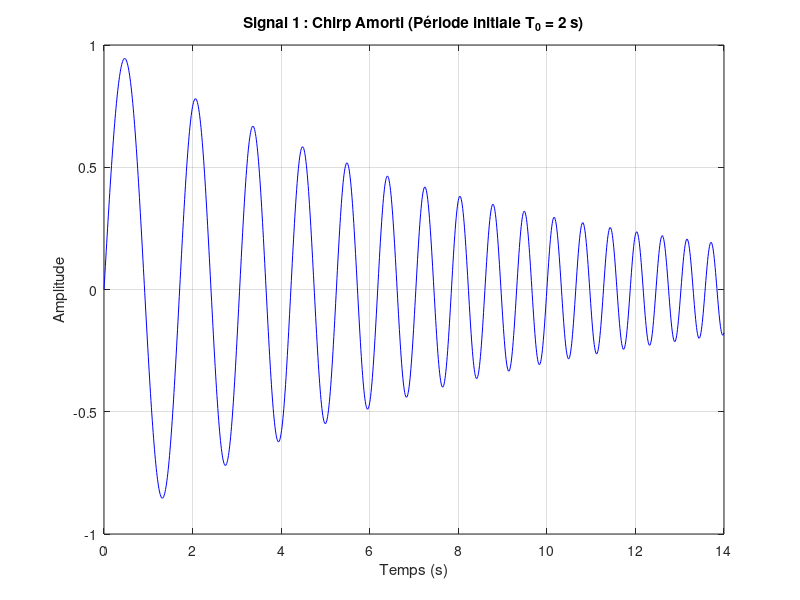
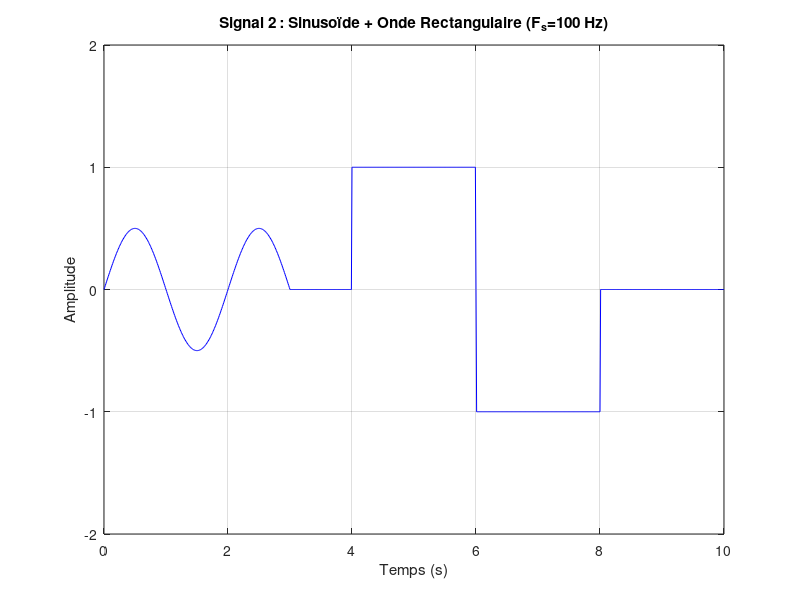

Reproduce these figures in MATLAB, in order.
%% Expérience 6 : Génération des Signaux avec Ts = 10 ms (Fs = 100 Hz)

clc;        % Nettoie la fenêtre de commande
clear;      % Supprime toutes les variables de l'espace de travail
close all;  % Ferme toutes les figures ouvertes

% --- Paramètres d'Échantillonnage ---
Ts = 10 / 1000; % Période d'échantillonnage (10 ms = 0.01 s)

% =========================================================================
%% Signal 1 (Gauche) : Chirp Amorti
% Intervalle : [0, 14] secondes
T_start_1 = 0;
T_end_1 = 14;
t1 = T_start_1 : Ts : T_end_1;

% Modèle MIS À JOUR : y(t) = e^(-0.12t) * sin(2*pi * (0.5 + 0.05*t) * t)
% Fréquence initiale = 0.5 Hz (Période initiale = 2 s).
% Taux de balayage réduit à 0.05 pour que la première oscillation ne soit pas affectée.
amplitude_damp = exp(-0.12 * t1);

% Fréquence instantanée : 0.5 (initiale) + 0.05*t (balayage réduit)
frequency_sweep = (0.5 + 0.05 * t1); 

y1 = amplitude_damp .* sin(2 * pi * frequency_sweep .* t1);

% Tracé du Signal 1
figure('Name', 'Expérience 6 - Signal 1 (Chirp Amorti) - Période Initiale 2s');
plot(t1, y1, 'b-');
title('Signal 1 : Chirp Amorti (Période initiale T_{0} = 2 s)');
xlabel('Temps (s)');
ylabel('Amplitude');
ylim([-1, 1]); 
grid on;

% =========================================================================
%% Signal 2 (Droite) : Combinaison de Sinusoïde et Onde Rectangulaire
% Intervalle : [0, 10] secondes
T_start_2 = 0;
T_end_2 = 10;
t2 = T_start_2 : Ts : T_end_2;
N2 = length(t2);

% Initialisation du signal à zéro
y2 = zeros(1, N2);

% --- 1. Composante Sinusoïde (Actif sur [0, 3]) ---
idx_sin = (t2 >= 0) & (t2 <= 3);
% 0.5 * sin(pi*t) -> T=2s, F=0.5Hz, A=0.5
y2(idx_sin) = y2(idx_sin) + 0.5 * sin(pi * t2(idx_sin));

% --- 2. Composante Onde Rectangulaire (Segments carrés) ---
% Segment 1 : Amplitude = 1.0 sur [4, 6]
idx_rect1 = (t2 >= 4) & (t2 <= 6);
y2(idx_rect1) = y2(idx_rect1) + 1.0;

% Segment 2 : Amplitude = -1.0 sur [6, 8]
idx_rect2 = (t2 >= 6) & (t2 <= 8);
y2(idx_rect2) = y2(idx_rect2) - 1.0;

% Segment 3 : Amplitude = 0 sur les autres intervalles impliquant l'onde carrée.
% Le signal sinusoïdal est déjà inclus.

% Tracé du Signal 2
figure('Name', 'Expérience 6 - Signal 2 (Combiné)');
plot(t2, y2, 'b-');
title('Signal 2 : Sinusoïde + Onde Rectangulaire (F_{s}=100 Hz)');
xlabel('Temps (s)');
ylabel('Amplitude');
ylim([-2, 2]); % Ajustement des limites d'amplitude comme sur le graphique
grid on;